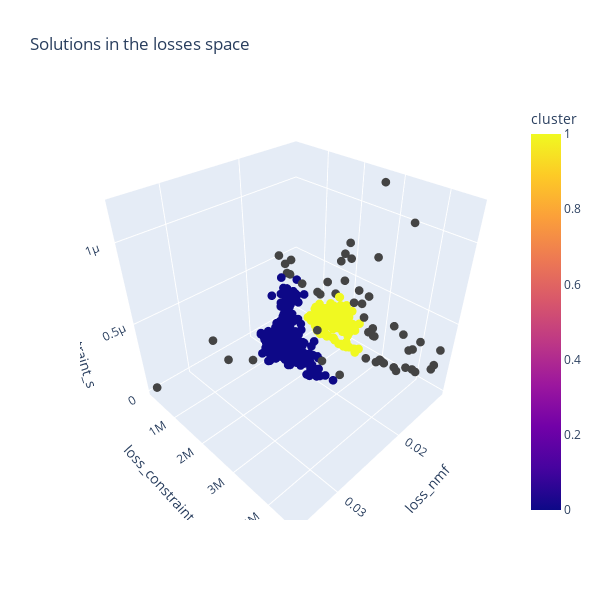

This figure's notebook cell:
### Markdown cell above
Let's try with `minPts=4` (at least) and `eps=0.5` (2-NN distance value at which the noise starts).

### Code cell
dbscan = DBSCAN(eps=0.5, min_samples=5) # best setting with min_samples=5 finally
dbscan.fit(losses_scaled)
losses_df['cluster'] = dbscan.labels_
losses_df['cluster'] = losses_df.cluster.replace({-1: np.nan})

# Create 3D Scatter Plot
fig = px.scatter_3d(
    losses_df, 
    x='loss_nmf', 
    y='loss_constraint_c', 
    z='loss_constraint_s',
    color='cluster',
    title="Solutions in the losses space",
)

fig.update_layout(
    width=600,
    height=600,
)

fig.update_traces(marker=dict(size=3))

fig.show()

### Figure 1 — Plotly figure (JSON) as saved in the notebook; plotly's stock layout.template omitted (floating-point values rounded to 4 significant figures; data arrays with more than 128 entries replaced by an {"elided": "..."} marker saying what was removed)
{"data": [{"hovertemplate": "loss_nmf=%{x}<br>loss_constraint_c=%{y}<br>loss_constraint_s=%{z}<br>cluster=%{marker.color}<extra></extra>", "legendgroup": "", "marker": {"color": {"elided": "1000 int values"}, "coloraxis": "coloraxis", "size": 3, "symbol": "circle"}, "mode": "markers", "name": "", "scene": "scene", "showlegend": false, "type": "scatter3d", "x": {"elided": "1000 float values"}, "y": {"elided": "1000 float values"}, "z": {"elided": "1000 float values"}}], "layout": {"coloraxis": {"colorbar": {"title": {"text": "cluster"}}, "colorscale": [[0, "#0d0887"], [0.1111, "#46039f"], [0.2222, "#7201a8"], [0.3333, "#9c179e"], [0.4444, "#bd3786"], [0.5556, "#d8576b"], [0.6667, "#ed7953"], [0.7778, "#fb9f3a"], [0.8889, "#fdca26"], [1, "#f0f921"]]}, "height": 600, "legend": {"tracegroupgap": 0}, "scene": {"domain": {"x": [0, 1], "y": [0, 1]}, "xaxis": {"title": {"text": "loss_nmf"}}, "yaxis": {"title": {"text": "loss_constraint_c"}}, "zaxis": {"title": {"text": "loss_constraint_s"}}}, "title": {"text": "Solutions in the losses space"}, "width": 600}}
